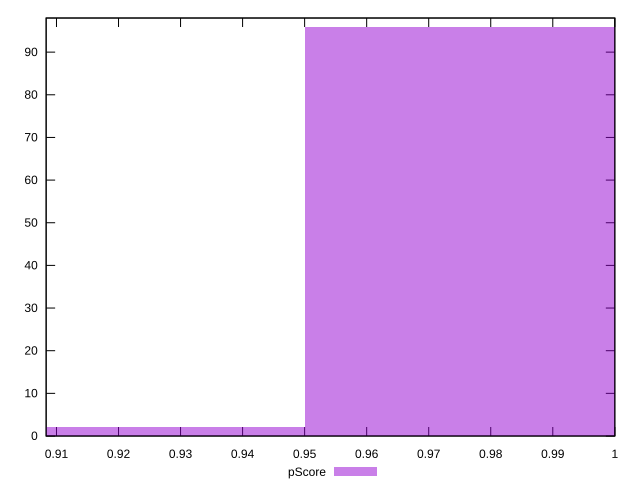

Recreate this plot in gnuplot.
reset

$pScore <<EOF
0.9 2
1 96
EOF

set key outside below
set boxwidth 0.1
set xrange [0.9083333333333333:1]
set yrange [0:98]
set trange [0:98]
set style fill transparent solid 0.5 noborder
set terminal svg size 640, 490 enhanced background rgb 'white'
set output "report/report_00029_2021-02-24T13-36-40.390Z/unused-css-rules/samples/card/pScore/histogram.svg"

plot $pScore title "pScore" with boxes

reset
